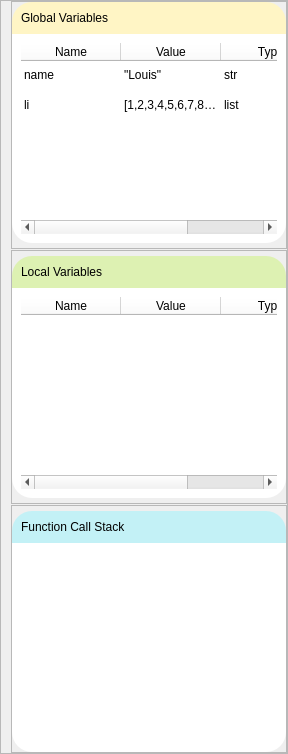
           <widget class="QFrame" name="infoFrame">
            <property name="styleSheet">
             <string notr="true">QWidget {
	font-family: &quot;Calibri&quot;;
	font-size: 12px;
}</string>
            </property>
            <property name="frameShape">
             <enum>QFrame::StyledPanel</enum>
            </property>
            <property name="frameShadow">
             <enum>QFrame::Raised</enum>
            </property>
            <layout class="QVBoxLayout" name="verticalLayout_4">
             <property name="leftMargin">
              <number>10</number>
             </property>
             <property name="topMargin">
              <number>0</number>
             </property>
             <property name="rightMargin">
              <number>0</number>
             </property>
             <property name="bottomMargin">
              <number>0</number>
             </property>
             <item>
              <widget class="QSplitter" name="splitter_2">
               <property name="orientation">
                <enum>Qt::Vertical</enum>
               </property>
               <property name="handleWidth">
                <number>1</number>
               </property>
               <widget class="QFrame" name="globalVarFrame">
                <property name="styleSheet">
                 <string notr="true"/>
                </property>
                <property name="frameShape">
                 <enum>QFrame::StyledPanel</enum>
                </property>
                <property name="frameShadow">
                 <enum>QFrame::Raised</enum>
                </property>
                <layout class="QVBoxLayout" name="verticalLayout_9">
                 <property name="spacing">
                  <number>0</number>
                 </property>
                 <property name="leftMargin">
                  <number>0</number>
                 </property>
                 <property name="topMargin">
                  <number>0</number>
                 </property>
                 <property name="rightMargin">
                  <number>0</number>
                 </property>
                 <property name="bottomMargin">
                  <number>5</number>
                 </property>
                 <item>
                  <widget class="QFrame" name="globalVarLabelFrame">
                   <property name="styleSheet">
                    <string notr="true">QFrame {
	background-color: #FFF5C5;
	border-top-left-radius: 20px;
	border-top-right-radius: 20px;	
}</string>
                   </property>
                   <property name="frameShape">
                    <enum>QFrame::StyledPanel</enum>
                   </property>
                   <property name="frameShadow">
                    <enum>QFrame::Raised</enum>
                   </property>
                   <layout class="QVBoxLayout" name="verticalLayout_16">
                    <item>
                     <widget class="QLabel" name="globalVarLabel">
                      <property name="text">
                       <string>Global Variables</string>
                      </property>
                     </widget>
                    </item>
                   </layout>
                  </widget>
                 </item>
                 <item>
                  <widget class="QFrame" name="globalVarTableFrame">
                   <property name="styleSheet">
                    <string notr="true">QFrame {
	background-color: #FFFFFF;
	border-bottom-left-radius: 20px;
	border-bottom-right-radius: 20px;	
}</string>
                   </property>
                   <property name="frameShape">
                    <enum>QFrame::StyledPanel</enum>
                   </property>
                   <property name="frameShadow">
                    <enum>QFrame::Raised</enum>
                   </property>
                   <layout class="QVBoxLayout" name="verticalLayout_15">
                    <item>
                     <widget class="QTableWidget" name="globalVarTable">
                      <property name="gridStyle">
                       <enum>Qt::NoPen</enum>
                      </property>
                      <attribute name="horizontalHeaderStretchLastSection">
                       <bool>true</bool>
                      </attribute>
                      <attribute name="verticalHeaderVisible">
                       <bool>false</bool>
                      </attribute>
                      <row>
                       <property name="text">
                        <string>New Row</string>
                       </property>
                      </row>
                      <row>
                       <property name="text">
                        <string>New Row</string>
                       </property>
                      </row>
                      <column>
                       <property name="text">
                        <string>Name</string>
                       </property>
                      </column>
                      <column>
                       <property name="text">
                        <string>Value</string>
                       </property>
                      </column>
                      <column>
                       <property name="text">
                        <string>Type</string>
                       </property>
                      </column>
                      <item row="0" column="0">
                       <property name="text">
                        <string>name</string>
                       </property>
                      </item>
                      <item row="0" column="1">
                       <property name="text">
                        <string>&quot;Louis&quot;</string>
                       </property>
                      </item>
                      <item row="0" column="2">
                       <property name="text">
                        <string>str</string>
                       </property>
                      </item>
                      <item row="1" column="0">
                       <property name="text">
                        <string>li</string>
                       </property>
                      </item>
                      <item row="1" column="1">
                       <property name="text">
                        <string>[1,2,3,4,5,6,7,8,9,0]</string>
                       </property>
                      </item>
                      <item row="1" column="2">
                       <property name="text">
                        <string>list</string>
                       </property>
                      </item>
                     </widget>
                    </item>
                   </layout>
                  </widget>
                 </item>
                </layout>
               </widget>
               <widget class="QFrame" name="localVarFrame">
                <property name="styleSheet">
                 <string notr="true"/>
                </property>
                <property name="frameShape">
                 <enum>QFrame::StyledPanel</enum>
                </property>
                <property name="frameShadow">
                 <enum>QFrame::Raised</enum>
                </property>
                <layout class="QVBoxLayout" name="verticalLayout_10">
                 <property name="spacing">
                  <number>0</number>
                 </property>
                 <property name="leftMargin">
                  <number>0</number>
                 </property>
                 <property name="topMargin">
                  <number>5</number>
                 </property>
                 <property name="rightMargin">
                  <number>0</number>
                 </property>
                 <property name="bottomMargin">
                  <number>5</number>
                 </property>
                 <item>
                  <widget class="QFrame" name="localVarLabelFrame">
                   <property name="styleSheet">
                    <string notr="true">QFrame {
	background-color: #DDF1B2;
	border-top-left-radius: 20px;
	border-top-right-radius: 20px;	
}</string>
                   </property>
                   <property name="frameShape">
                    <enum>QFrame::StyledPanel</enum>
                   </property>
                   <property name="frameShadow">
                    <enum>QFrame::Raised</enum>
                   </property>
                   <layout class="QVBoxLayout" name="verticalLayout_20">
                    <item>
                     <widget class="QLabel" name="localVarLabel">
                      <property name="text">
                       <string>Local Variables</string>
                      </property>
                     </widget>
                    </item>
                   </layout>
                  </widget>
                 </item>
                 <item>
                  <widget class="QFrame" name="localVarTableFrame">
                   <property name="styleSheet">
                    <string notr="true">QFrame {
	background-color: #FFFFFF;
	border-bottom-left-radius: 20px;
	border-bottom-right-radius: 20px;	
}</string>
                   </property>
                   <property name="frameShape">
                    <enum>QFrame::StyledPanel</enum>
                   </property>
                   <property name="frameShadow">
                    <enum>QFrame::Raised</enum>
                   </property>
                   <layout class="QVBoxLayout" name="verticalLayout_19">
                    <item>
                     <widget class="QTableWidget" name="localVarTable">
                      <property name="gridStyle">
                       <enum>Qt::NoPen</enum>
                      </property>
                      <attribute name="horizontalHeaderStretchLastSection">
                       <bool>true</bool>
                      </attribute>
                      <attribute name="verticalHeaderVisible">
                       <bool>false</bool>
                      </attribute>
                      <column>
                       <property name="text">
                        <string>Name</string>
                       </property>
                      </column>
                      <column>
                       <property name="text">
                        <string>Value</string>
                       </property>
                      </column>
                      <column>
                       <property name="text">
                        <string>Type</string>
                       </property>
                      </column>
                     </widget>
                    </item>
                   </layout>
                  </widget>
                 </item>
                </layout>
               </widget>
               <widget class="QFrame" name="callStackFrame">
                <property name="styleSheet">
                 <string notr="true"/>
                </property>
                <property name="frameShape">
                 <enum>QFrame::StyledPanel</enum>
                </property>
                <property name="frameShadow">
                 <enum>QFrame::Raised</enum>
                </property>
                <layout class="QVBoxLayout" name="verticalLayout_8">
                 <property name="spacing">
                  <number>0</number>
                 </property>
                 <property name="leftMargin">
                  <number>0</number>
                 </property>
                 <property name="topMargin">
                  <number>5</number>
                 </property>
                 <property name="rightMargin">
                  <number>0</number>
                 </property>
                 <property name="bottomMargin">
                  <number>0</number>
                 </property>
                 <item>
                  <widget class="QFrame" name="callStackLabelFrame">
                   <property name="styleSheet">
                    <string notr="true">QFrame {
	background-color: #C3F1F6;
	border-top-left-radius: 20px;
	border-top-right-radius: 20px;	
}</string>
                   </property>
                   <property name="frameShape">
                    <enum>QFrame::StyledPanel</enum>
                   </property>
                   <property name="frameShadow">
                    <enum>QFrame::Raised</enum>
                   </property>
                   <layout class="QVBoxLayout" name="verticalLayout_18">
                    <item>
                     <widget class="QLabel" name="callStackVarLabel">
                      <property name="text">
                       <string>Function Call Stack</string>
                      </property>
                     </widget>
                    </item>
                   </layout>
                  </widget>
                 </item>
                 <item>
                  <widget class="QFrame" name="callStackTableFrame">
                   <property name="styleSheet">
                    <string notr="true">QFrame {
	background-color: #FFFFFF;
	border-bottom-left-radius: 20px;
	border-bottom-right-radius: 20px;	
}</string>
                   </property>
                   <property name="frameShape">
                    <enum>QFrame::StyledPanel</enum>
                   </property>
                   <property name="frameShadow">
                    <enum>QFrame::Raised</enum>
                   </property>
                   <layout class="QVBoxLayout" name="verticalLayout_17">
                    <item>
                     <widget class="QTableWidget" name="callStackTable"/>
                    </item>
                   </layout>
                  </widget>
                 </item>
                </layout>
               </widget>
              </widget>
             </item>
            </layout>
           </widget>
